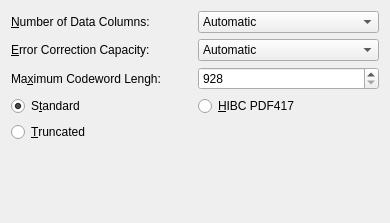
<ui version="4.0" >
 <class>grpPDF417</class>
 <widget class="QWidget" name="grpPDF417" >
  <property name="geometry" >
   <rect>
    <x>0</x>
    <y>0</y>
    <width>390</width>
    <height>223</height>
   </rect>
  </property>
  <property name="windowTitle" >
   <string>Form</string>
  </property>
  <layout class="QVBoxLayout" name="verticalLayout" >
   <item>
    <layout class="QGridLayout" name="gridLayout" >
     <item row="0" column="0" >
      <widget class="QLabel" name="lblPDFCols" >
       <property name="text" >
        <string>&amp;Number of Data Columns:</string>
       </property>
       <property name="alignment" >
        <set>Qt::AlignLeading|Qt::AlignLeft|Qt::AlignVCenter</set>
       </property>
       <property name="buddy" >
        <cstring>cmbPDFCols</cstring>
       </property>
      </widget>
     </item>
     <item row="0" column="1" >
      <widget class="QComboBox" name="cmbPDFCols" >
       <item>
        <property name="text" >
         <string>Automatic</string>
        </property>
       </item>
       <item>
        <property name="text" >
         <string>1</string>
        </property>
       </item>
       <item>
        <property name="text" >
         <string>2</string>
        </property>
       </item>
       <item>
        <property name="text" >
         <string>3</string>
        </property>
       </item>
       <item>
        <property name="text" >
         <string>4</string>
        </property>
       </item>
       <item>
        <property name="text" >
         <string>5</string>
        </property>
       </item>
       <item>
        <property name="text" >
         <string>6</string>
        </property>
       </item>
       <item>
        <property name="text" >
         <string>7</string>
        </property>
       </item>
       <item>
        <property name="text" >
         <string>8</string>
        </property>
       </item>
       <item>
        <property name="text" >
         <string>9</string>
        </property>
       </item>
       <item>
        <property name="text" >
         <string>10</string>
        </property>
       </item>
       <item>
        <property name="text" >
         <string>11</string>
        </property>
       </item>
       <item>
        <property name="text" >
         <string>12</string>
        </property>
       </item>
       <item>
        <property name="text" >
         <string>13</string>
        </property>
       </item>
       <item>
        <property name="text" >
         <string>14</string>
        </property>
       </item>
       <item>
        <property name="text" >
         <string>15</string>
        </property>
       </item>
       <item>
        <property name="text" >
         <string>16</string>
        </property>
       </item>
       <item>
        <property name="text" >
         <string>17</string>
        </property>
       </item>
       <item>
        <property name="text" >
         <string>18</string>
        </property>
       </item>
       <item>
        <property name="text" >
         <string>19</string>
        </property>
       </item>
       <item>
        <property name="text" >
         <string>20</string>
        </property>
       </item>
      </widget>
     </item>
     <item row="1" column="0" >
      <widget class="QLabel" name="lblPDFECC" >
       <property name="text" >
        <string>&amp;Error Correction Capacity:</string>
       </property>
       <property name="alignment" >
        <set>Qt::AlignLeading|Qt::AlignLeft|Qt::AlignVCenter</set>
       </property>
       <property name="buddy" >
        <cstring>cmbPDFECC</cstring>
       </property>
      </widget>
     </item>
     <item row="1" column="1" >
      <widget class="QComboBox" name="cmbPDFECC" >
       <item>
        <property name="text" >
         <string>Automatic</string>
        </property>
       </item>
       <item>
        <property name="text" >
         <string>2 words</string>
        </property>
       </item>
       <item>
        <property name="text" >
         <string>4 words</string>
        </property>
       </item>
       <item>
        <property name="text" >
         <string>8 words</string>
        </property>
       </item>
       <item>
        <property name="text" >
         <string>16 words</string>
        </property>
       </item>
       <item>
        <property name="text" >
         <string>32 words</string>
        </property>
       </item>
       <item>
        <property name="text" >
         <string>64 words</string>
        </property>
       </item>
       <item>
        <property name="text" >
         <string>128 words</string>
        </property>
       </item>
       <item>
        <property name="text" >
         <string>256 words</string>
        </property>
       </item>
       <item>
        <property name="text" >
         <string>512 words</string>
        </property>
       </item>
      </widget>
     </item>
     <item row="2" column="0" >
      <widget class="QLabel" name="lblPDFWords" >
       <property name="text" >
        <string>Ma&amp;ximum Codeword Lengh:</string>
       </property>
       <property name="alignment" >
        <set>Qt::AlignLeading|Qt::AlignLeft|Qt::AlignVCenter</set>
       </property>
       <property name="buddy" >
        <cstring>codewords</cstring>
       </property>
      </widget>
     </item>
     <item row="2" column="1" >
      <widget class="QSpinBox" name="codewords" >
       <property name="minimum" >
        <number>928</number>
       </property>
       <property name="maximum" >
        <number>1800</number>
       </property>
       <property name="value" >
        <number>928</number>
       </property>
      </widget>
     </item>
     <item row="3" column="0" >
      <widget class="QRadioButton" name="radPDFStand" >
       <property name="text" >
        <string>S&amp;tandard</string>
       </property>
       <property name="checked" >
        <bool>true</bool>
       </property>
      </widget>
     </item>
     <item row="3" column="1" >
      <widget class="QRadioButton" name="radPDFHIBC" >
       <property name="text" >
        <string>&amp;HIBC PDF417</string>
       </property>
      </widget>
     </item>
     <item row="4" column="0" >
      <widget class="QRadioButton" name="radPDFTruncated" >
       <property name="text" >
        <string>&amp;Truncated</string>
       </property>
      </widget>
     </item>
    </layout>
   </item>
   <item>
    <spacer name="verticalSpacer" >
     <property name="orientation" >
      <enum>Qt::Vertical</enum>
     </property>
     <property name="sizeHint" stdset="0" >
      <size>
       <width>20</width>
       <height>52</height>
      </size>
     </property>
    </spacer>
   </item>
  </layout>
 </widget>
 <resources/>
 <connections/>
</ui>
